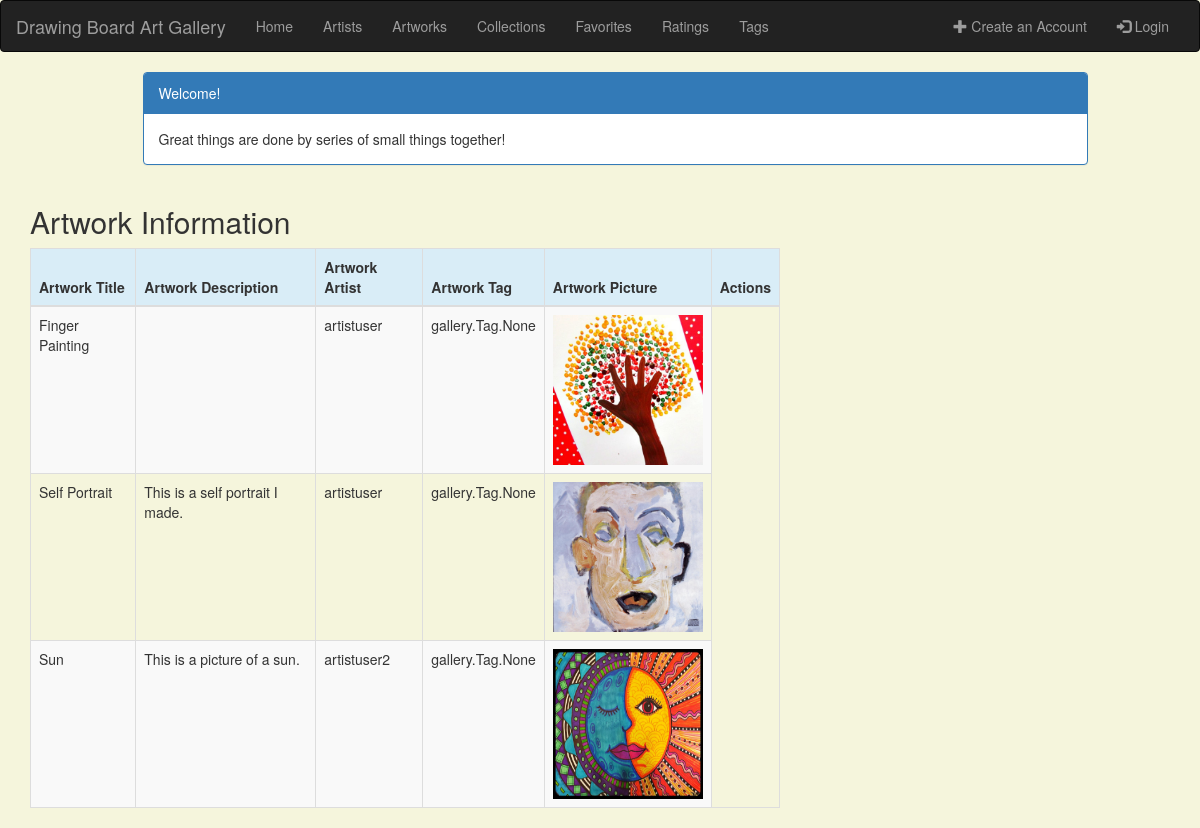
The page /artwork_list on the database as committed earlier.
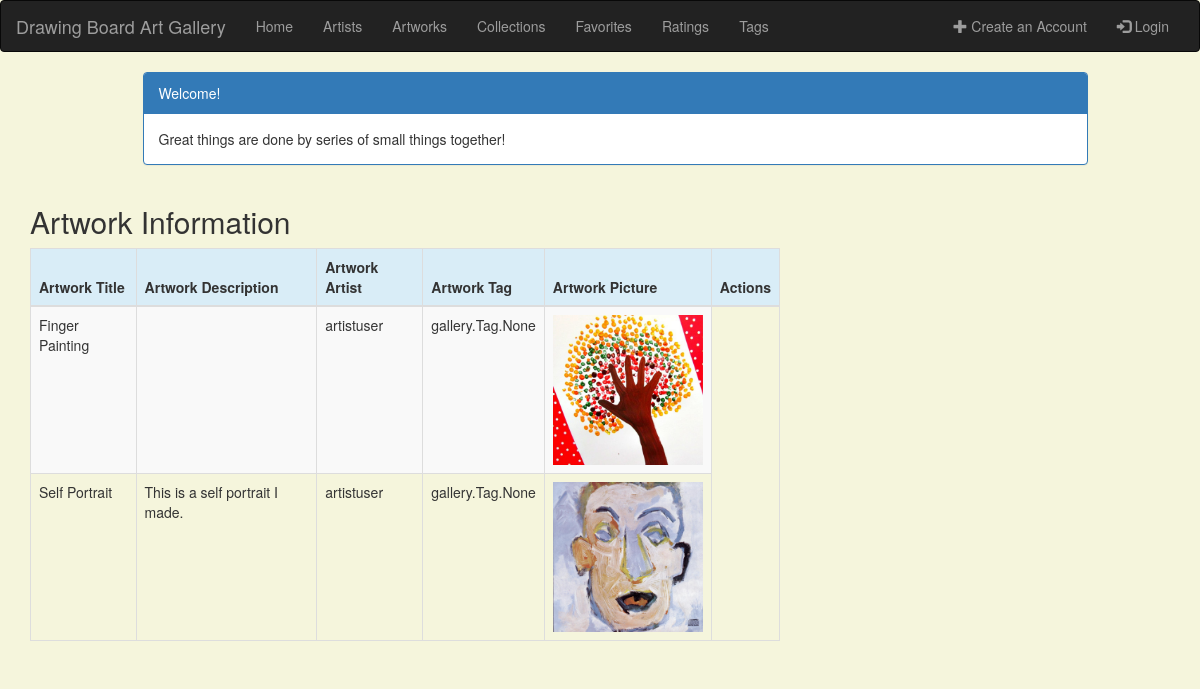
The same page on the database as committed later.
### gallery/models.py (models this page shows)
class Artwork(models.Model):
    artwork_title = models.CharField(max_length=200)
    artwork_description = models.TextField(max_length=280, null=True, blank=True)
    artwork_artist = models.ForeignKey('Artist', on_delete=models.CASCADE)
    artwork_tag = models.ManyToManyField(Tag, blank=True)
    artwork_picture = models.ImageField(upload_to='images/', null=True, blank=True) # comment out null and blank later
    def __str__(self):
        return f'{self.artwork_title}'

class Artist(models.Model):
    user = models.OneToOneField(User, on_delete=models.CASCADE)
    artist_role = models.BooleanField(default=False)
    description = models.TextField(max_length=280, null=True, blank=True)  # this is the default for all descriptions
    profile_picture = models.ImageField(upload_to='images/', null=True, blank=True)
    def __str__(self):
        return f'{self.user}'

### gallery/views.py (the view)
# urls.py: path('artwork_list', views.artwork_list, name='artwork_list'),
def artwork_list(request):
    artwork = Artwork.objects.all()
    print(artwork)
    return render(request, 'gallery/artwork_list.html',
                  {'artworks': artwork})

### gallery/templates/gallery/artwork_list.html (shortened to what this page needs)
<!DOCTYPE html>
<html lang="en">
{% extends 'gallery/base.html' %}
{% block content %}
    <html>
    <head>
        <link rel="stylesheet" href="https://maxcdn.bootstrapcdn.com/bootstrap/3.3.4/css/bootstrap.min.css">
    </head>
    <body>
    <div class="container">
        <div class="row">
            <div class="col-md-10 col-md-offset-1">
                <div class="panel panel-primary">
                    <div class="panel-heading">Welcome!</div>
                    <div class="panel-body">
                        Great things are done by series of small things together!
                    </div>
                </div>
            </div>
        </div>
    </div>
    <div class="row">
        <h2 style="padding-left: 15Px">Artwork Information</h2>
    </div>
    <div>
        <table class="table table-striped table-bordered table-hover">
            <thead>
            <tr class="bg-info">
                <th>Artwork Title</th>
                <th>Artwork Description</th>
                <th>Artwork Artist</th>
                <th>Artwork Tag</th>
                <th>Artwork Picture</th>
                <th colspan="3">Actions</th>
            </tr>
            </thead>
            <tbody>
            {% for artwork in artworks %}
                <tr>
                    <td>{{ artwork.artwork_title }}</td>
                    <td>{{ artwork.artwork_description }}</td>
                    <td>{{ artwork.artwork_artist }}</td>
                    <td>{{ artwork.artwork_tag }}</td>
                    <td><img src = "media/{{artwork.artwork_picture}}" border=3 height =150 width=150 /></td>
                </tr>
            {% endfor %}
            </tbody>
        </table>
    </div>
    </body>
    </html>
{% endblock %}

Rows that differ between the two databases and show on the page:
removed Artwork: artwork_title "Sun", artwork_description "This is a picture of a sun.", artwork_artist "artistuser2", artwork_tag "gallery.Tag.None", artwork_picture (picture)
